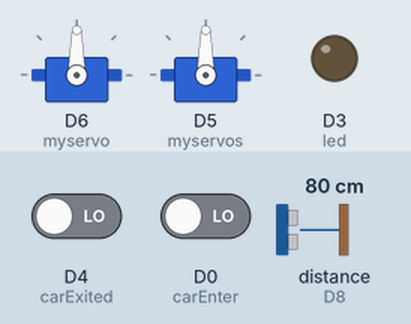
Simulated run of this sketch. Board: ESP8266 (NodeMCU). Shown: 2 × servo, output pins drawn as LEDs (lit = HIGH). Wiring (inferred from the names in the program): ultrasonic range finder: trigger D7; echo D8. Inputs (shaded band) come from the test bench; at power-on: D4 (carExited) LOW, D0 (carEnter) LOW, distance to the obstacle (sensor on D8) 80 cm. The echo pulse lasts 58.3 µs per cm; WiFi joins after 1.5 s; servers stay silent unless stated; pins used as bus, display or sensor lines are not drawn; what the sketch prints to the serial monitor is not drawn.

Above: at 3.7 s.
3.8 s: D4 (carExited) driven HIGH
11.1 s: D0 (carEnter) driven HIGH
At 15.9 s:
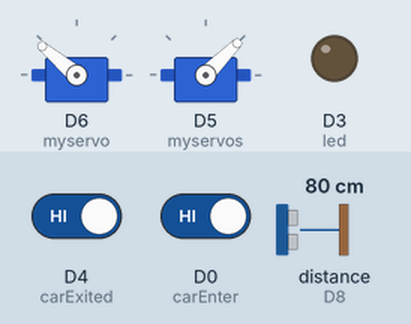
16.2 s: D0 (carEnter) driven LOW
21.1 s: distance to the obstacle (sensor on D8) set to 2 cm
At 28.3 s:
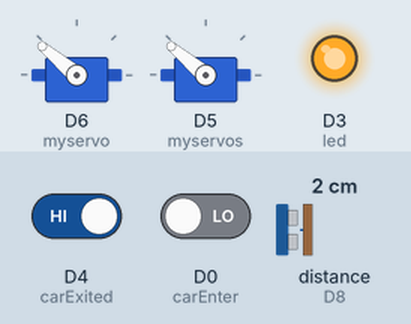
29.2 s: D0 (carEnter) driven HIGH
At 33.8 s:
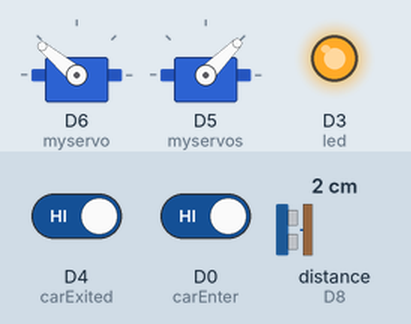
34.3 s: D0 (carEnter) driven LOW
At 36.7 s:
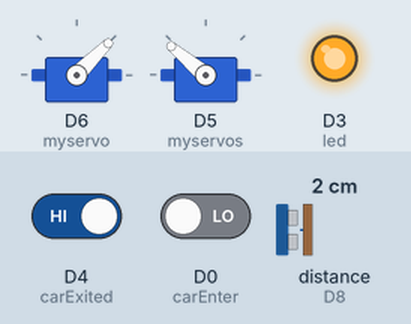
Timing chart, 0 to 44.7 s (numbered marks = the images above; inputs shaded):
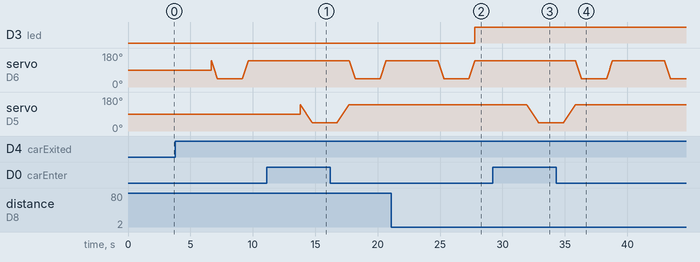

The sketch:

parkingSystemIOT_1.0.ino
```cpp
#include <ESP8266WiFi.h>
#include <Servo.h>
#include <Wire.h>
#include <FirebaseArduino.h>

#define FIREBASE_HOST ""
#define FIREBASE_AUTH ""
#define WIFI_SSID ""
#define WIFI_PASSWORD ""

Servo myservo;
Servo myservos;
int status;
int countYes = 0;
int carEnter = D0;
int carExited = D4;
int TRIG = D7;
int ECHO = D8;
int led = D3;
int pos;
int pos1;

long duration, distance;

void setup() {
  delay(1000);
  Serial.begin (9600);
  //Wire.begin(D2, D1);
  myservo.attach(D6);
  myservos.attach(D5);
  pinMode(TRIG, OUTPUT);
  pinMode(ECHO, INPUT);
  pinMode(led, OUTPUT);
  pinMode(carExited, INPUT);
  pinMode(carEnter, INPUT);

  WiFi.begin(WIFI_SSID, WIFI_PASSWORD);
  Serial.print("Connecting to ");
  Serial.print(WIFI_SSID);
  while (WiFi.status() != WL_CONNECTED) {
    Serial.print(".");
    delay(500);
  }
  Serial.println();
  Serial.print("Connected to ");
  Serial.println(WIFI_SSID);
  Serial.print("IP Address is : ");
  Serial.println(WiFi.localIP());
  Firebase.begin(FIREBASE_HOST, FIREBASE_AUTH);


}

void loop() {

  digitalWrite(TRIG, LOW);
  delayMicroseconds(2);
  digitalWrite(TRIG, HIGH);
  delayMicroseconds(10);
  digitalWrite(TRIG, LOW);
  duration = pulseIn(ECHO, HIGH);
  distance = (duration / 2) / 29.1;

    Serial.print("Centimeter: ");
    Serial.println(distance);

  int carEntry = digitalRead(carEnter);
  if (carEntry == HIGH) {
    countYes++;
    Serial.print("Car Entered = " ); Serial.println(countYes );
    //lcd.setCursor(0, 1);
    //lcd.print("Car Entered");
    for (pos = 140; pos >= 45; pos -= 1) {        // change servo position
      myservos.write(pos);
      delay(10);
    }

    delay(2000);

    for (pos = 45; pos <= 140; pos += 1) {
      // in steps of 1 degree
      myservos.write(pos);
      delay(10);
    }


  }
  int carExit = digitalRead(carExited);
  if (carExit == HIGH) {
    countYes--;
    Serial.print("Car Exited = " ); Serial.println(countYes);

    for (pos1 = 140; pos1 >= 45; pos1 -= 1) {
      myservo.write(pos1);
      delay(5);
    }

    delay(2000);

   for (pos1 = 45; pos1 <= 140; pos1 += 1) {

      myservo.write(pos1);
      delay(5);
    }


  }
  if (distance < 15) {
        Serial.println("Occupied ");
        digitalWrite(led, HIGH);
        status=1;
        Firebase.setInt("Parking Status/Space", status);

        delay(2000);
  }

  if (distance > 15) {
        Serial.println("Available ");
        digitalWrite(led, LOW);
        status=0;
        Firebase.setInt("Parking Status/Space", status);

        delay(2000);
  }

  delay(2000);
}
```

Measured:
- after the input at 11.1 s, servo on D6 (myservo): stays 140° (without the input it goes to 139° after 2.7 s)
- after the input at 21.1 s, D3 (led): LOW → HIGH after 6.7 s
- after the input at 29.2 s, servo on D6 (myservo): stays 140° (without the input it goes to 139° after 2.7 s); servo on D5 (myservos): moves from 140° to 45° over 0.94 s, starting after 2.7 s
- after the input at 34.3 s, servo on D5 (myservos): goes on until 35.8 s, then stays 140°
